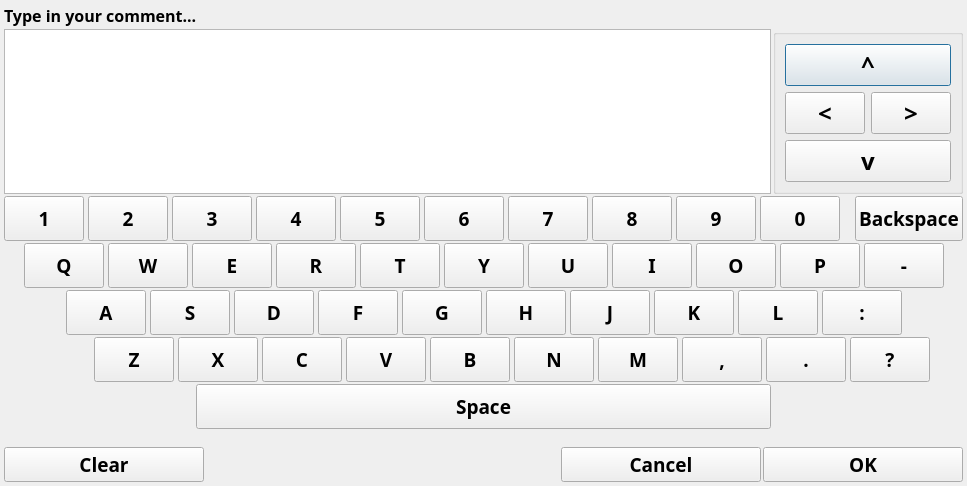
<?xml version="1.0" encoding="UTF-8"?>
<ui version="4.0">
 <class>keypad</class>
 <widget class="QDialog" name="keypad">
  <property name="geometry">
   <rect>
    <x>0</x>
    <y>0</y>
    <width>935</width>
    <height>485</height>
   </rect>
  </property>
  <property name="windowTitle">
   <string>Keyboard</string>
  </property>
  <layout class="QVBoxLayout" name="verticalLayout">
   <property name="spacing">
    <number>2</number>
   </property>
   <property name="leftMargin">
    <number>4</number>
   </property>
   <property name="topMargin">
    <number>4</number>
   </property>
   <property name="rightMargin">
    <number>4</number>
   </property>
   <property name="bottomMargin">
    <number>4</number>
   </property>
   <item>
    <widget class="QLabel" name="infoLabel">
     <property name="font">
      <font>
       <family>Arial Black</family>
       <pointsize>12</pointsize>
       <weight>75</weight>
       <bold>true</bold>
      </font>
     </property>
     <property name="text">
      <string>Type in your comment...</string>
     </property>
    </widget>
   </item>
   <item>
    <layout class="QHBoxLayout" name="horizontalLayout_2">
     <item>
      <widget class="QTextEdit" name="dispEdit">
       <property name="font">
        <font>
         <family>Arial Black</family>
         <pointsize>12</pointsize>
         <weight>75</weight>
         <bold>true</bold>
        </font>
       </property>
      </widget>
     </item>
     <item>
      <widget class="QGroupBox" name="groupBox_2">
       <property name="title">
        <string/>
       </property>
       <layout class="QGridLayout" name="gridLayout">
        <item row="0" column="0" colspan="2">
         <widget class="QPushButton" name="upBtn">
          <property name="font">
           <font>
            <family>Arial Black</family>
            <pointsize>18</pointsize>
            <weight>75</weight>
            <bold>true</bold>
           </font>
          </property>
          <property name="text">
           <string>^</string>
          </property>
         </widget>
        </item>
        <item row="1" column="0">
         <widget class="QPushButton" name="leftBtn">
          <property name="font">
           <font>
            <family>Arial Black</family>
            <pointsize>18</pointsize>
            <weight>75</weight>
            <bold>true</bold>
           </font>
          </property>
          <property name="text">
           <string>&lt;</string>
          </property>
         </widget>
        </item>
        <item row="1" column="1">
         <widget class="QPushButton" name="rightBtn">
          <property name="font">
           <font>
            <family>Arial Black</family>
            <pointsize>18</pointsize>
            <weight>75</weight>
            <bold>true</bold>
           </font>
          </property>
          <property name="text">
           <string>&gt;</string>
          </property>
         </widget>
        </item>
        <item row="2" column="0" colspan="2">
         <widget class="QPushButton" name="downBtn">
          <property name="font">
           <font>
            <family>Arial Black</family>
            <pointsize>18</pointsize>
            <weight>75</weight>
            <bold>true</bold>
           </font>
          </property>
          <property name="text">
           <string>v</string>
          </property>
         </widget>
        </item>
       </layout>
      </widget>
     </item>
    </layout>
   </item>
   <item>
    <layout class="QHBoxLayout" name="horizontalLayout_3" stretch="8,8,8,8,8,8,8,8,8,8,4,16">
     <property name="spacing">
      <number>4</number>
     </property>
     <item>
      <widget class="QPushButton" name="_1_Btn">
       <property name="minimumSize">
        <size>
         <width>0</width>
         <height>45</height>
        </size>
       </property>
       <property name="font">
        <font>
         <family>Arial Black</family>
         <pointsize>14</pointsize>
         <weight>75</weight>
         <bold>true</bold>
        </font>
       </property>
       <property name="text">
        <string>1</string>
       </property>
      </widget>
     </item>
     <item>
      <widget class="QPushButton" name="_2_Btn">
       <property name="minimumSize">
        <size>
         <width>0</width>
         <height>45</height>
        </size>
       </property>
       <property name="font">
        <font>
         <family>Arial Black</family>
         <pointsize>14</pointsize>
         <weight>75</weight>
         <bold>true</bold>
        </font>
       </property>
       <property name="text">
        <string>2</string>
       </property>
      </widget>
     </item>
     <item>
      <widget class="QPushButton" name="_3_Btn">
       <property name="minimumSize">
        <size>
         <width>0</width>
         <height>45</height>
        </size>
       </property>
       <property name="font">
        <font>
         <family>Arial Black</family>
         <pointsize>14</pointsize>
         <weight>75</weight>
         <bold>true</bold>
        </font>
       </property>
       <property name="text">
        <string>3</string>
       </property>
      </widget>
     </item>
     <item>
      <widget class="QPushButton" name="_4_Btn">
       <property name="minimumSize">
        <size>
         <width>0</width>
         <height>45</height>
        </size>
       </property>
       <property name="font">
        <font>
         <family>Arial Black</family>
         <pointsize>14</pointsize>
         <weight>75</weight>
         <bold>true</bold>
        </font>
       </property>
       <property name="text">
        <string>4</string>
       </property>
      </widget>
     </item>
     <item>
      <widget class="QPushButton" name="_5_Btn">
       <property name="minimumSize">
        <size>
         <width>0</width>
         <height>45</height>
        </size>
       </property>
       <property name="font">
        <font>
         <family>Arial Black</family>
         <pointsize>14</pointsize>
         <weight>75</weight>
         <bold>true</bold>
        </font>
       </property>
       <property name="text">
        <string>5</string>
       </property>
      </widget>
     </item>
     <item>
      <widget class="QPushButton" name="_6_Btn">
       <property name="minimumSize">
        <size>
         <width>0</width>
         <height>45</height>
        </size>
       </property>
       <property name="font">
        <font>
         <family>Arial Black</family>
         <pointsize>14</pointsize>
         <weight>75</weight>
         <bold>true</bold>
        </font>
       </property>
       <property name="text">
        <string>6</string>
       </property>
      </widget>
     </item>
     <item>
      <widget class="QPushButton" name="_7_Btn">
       <property name="minimumSize">
        <size>
         <width>0</width>
         <height>45</height>
        </size>
       </property>
       <property name="font">
        <font>
         <family>Arial Black</family>
         <pointsize>14</pointsize>
         <weight>75</weight>
         <bold>true</bold>
        </font>
       </property>
       <property name="text">
        <string>7</string>
       </property>
      </widget>
     </item>
     <item>
      <widget class="QPushButton" name="_8_Btn">
       <property name="minimumSize">
        <size>
         <width>0</width>
         <height>45</height>
        </size>
       </property>
       <property name="font">
        <font>
         <family>Arial Black</family>
         <pointsize>14</pointsize>
         <weight>75</weight>
         <bold>true</bold>
        </font>
       </property>
       <property name="text">
        <string>8</string>
       </property>
      </widget>
     </item>
     <item>
      <widget class="QPushButton" name="_9_Btn">
       <property name="minimumSize">
        <size>
         <width>0</width>
         <height>45</height>
        </size>
       </property>
       <property name="font">
        <font>
         <family>Arial Black</family>
         <pointsize>14</pointsize>
         <weight>75</weight>
         <bold>true</bold>
        </font>
       </property>
       <property name="text">
        <string>9</string>
       </property>
      </widget>
     </item>
     <item>
      <widget class="QPushButton" name="_0_Btn">
       <property name="minimumSize">
        <size>
         <width>0</width>
         <height>45</height>
        </size>
       </property>
       <property name="font">
        <font>
         <family>Arial Black</family>
         <pointsize>14</pointsize>
         <weight>75</weight>
         <bold>true</bold>
        </font>
       </property>
       <property name="text">
        <string>0</string>
       </property>
      </widget>
     </item>
     <item>
      <widget class="QLabel" name="label_2">
       <property name="text">
        <string/>
       </property>
      </widget>
     </item>
     <item>
      <widget class="QPushButton" name="backBtn">
       <property name="minimumSize">
        <size>
         <width>0</width>
         <height>45</height>
        </size>
       </property>
       <property name="font">
        <font>
         <family>Arial Black</family>
         <pointsize>14</pointsize>
         <weight>75</weight>
         <bold>true</bold>
        </font>
       </property>
       <property name="text">
        <string>Backspace</string>
       </property>
      </widget>
     </item>
    </layout>
   </item>
   <item>
    <layout class="QHBoxLayout" name="horizontalLayout_4" stretch="4,8,8,8,8,8,8,8,8,8,8,8,4">
     <property name="spacing">
      <number>4</number>
     </property>
     <item>
      <widget class="QLabel" name="label">
       <property name="font">
        <font>
         <family>Arial Black</family>
         <pointsize>14</pointsize>
         <weight>75</weight>
         <bold>true</bold>
        </font>
       </property>
       <property name="text">
        <string/>
       </property>
      </widget>
     </item>
     <item>
      <widget class="QPushButton" name="Q_Btn">
       <property name="minimumSize">
        <size>
         <width>0</width>
         <height>45</height>
        </size>
       </property>
       <property name="font">
        <font>
         <family>Arial Black</family>
         <pointsize>14</pointsize>
         <weight>75</weight>
         <bold>true</bold>
        </font>
       </property>
       <property name="text">
        <string>Q</string>
       </property>
      </widget>
     </item>
     <item>
      <widget class="QPushButton" name="W_Btn">
       <property name="minimumSize">
        <size>
         <width>0</width>
         <height>45</height>
        </size>
       </property>
       <property name="font">
        <font>
         <family>Arial Black</family>
         <pointsize>14</pointsize>
         <weight>75</weight>
         <bold>true</bold>
        </font>
       </property>
       <property name="text">
        <string>W</string>
       </property>
      </widget>
     </item>
     <item>
      <widget class="QPushButton" name="E_Btn">
       <property name="minimumSize">
        <size>
         <width>0</width>
         <height>45</height>
        </size>
       </property>
       <property name="font">
        <font>
         <family>Arial Black</family>
         <pointsize>14</pointsize>
         <weight>75</weight>
         <bold>true</bold>
        </font>
       </property>
       <property name="text">
        <string>E</string>
       </property>
      </widget>
     </item>
     <item>
      <widget class="QPushButton" name="R_Btn">
       <property name="minimumSize">
        <size>
         <width>0</width>
         <height>45</height>
        </size>
       </property>
       <property name="font">
        <font>
         <family>Arial Black</family>
         <pointsize>14</pointsize>
         <weight>75</weight>
         <bold>true</bold>
        </font>
       </property>
       <property name="text">
        <string>R</string>
       </property>
      </widget>
     </item>
     <item>
      <widget class="QPushButton" name="T_Btn">
       <property name="minimumSize">
        <size>
         <width>0</width>
         <height>45</height>
        </size>
       </property>
       <property name="font">
        <font>
         <family>Arial Black</family>
         <pointsize>14</pointsize>
         <weight>75</weight>
         <bold>true</bold>
        </font>
       </property>
       <property name="text">
        <string>T</string>
       </property>
      </widget>
     </item>
     <item>
      <widget class="QPushButton" name="Y_Btn">
       <property name="minimumSize">
        <size>
         <width>0</width>
         <height>45</height>
        </size>
       </property>
       <property name="font">
        <font>
         <family>Arial Black</family>
         <pointsize>14</pointsize>
         <weight>75</weight>
         <bold>true</bold>
        </font>
       </property>
       <property name="text">
        <string>Y</string>
       </property>
      </widget>
     </item>
     <item>
      <widget class="QPushButton" name="U_Btn">
       <property name="minimumSize">
        <size>
         <width>0</width>
         <height>45</height>
        </size>
       </property>
       <property name="font">
        <font>
         <family>Arial Black</family>
         <pointsize>14</pointsize>
         <weight>75</weight>
         <bold>true</bold>
        </font>
       </property>
       <property name="text">
        <string>U</string>
       </property>
      </widget>
     </item>
     <item>
      <widget class="QPushButton" name="I_Btn">
       <property name="minimumSize">
        <size>
         <width>0</width>
         <height>45</height>
        </size>
       </property>
       <property name="font">
        <font>
         <family>Arial Black</family>
         <pointsize>14</pointsize>
         <weight>75</weight>
         <bold>true</bold>
        </font>
       </property>
       <property name="text">
        <string>I</string>
       </property>
      </widget>
     </item>
     <item>
      <widget class="QPushButton" name="P_Btn">
       <property name="minimumSize">
        <size>
         <width>0</width>
         <height>45</height>
        </size>
       </property>
       <property name="font">
        <font>
         <family>Arial Black</family>
         <pointsize>14</pointsize>
         <weight>75</weight>
         <bold>true</bold>
        </font>
       </property>
       <property name="text">
        <string>O</string>
       </property>
      </widget>
     </item>
     <item>
      <widget class="QPushButton" name="O_Btn">
       <property name="minimumSize">
        <size>
         <width>0</width>
         <height>45</height>
        </size>
       </property>
       <property name="font">
        <font>
         <family>Arial Black</family>
         <pointsize>14</pointsize>
         <weight>75</weight>
         <bold>true</bold>
        </font>
       </property>
       <property name="text">
        <string>P</string>
       </property>
      </widget>
     </item>
     <item>
      <widget class="QPushButton" name="dash_Btn">
       <property name="minimumSize">
        <size>
         <width>0</width>
         <height>45</height>
        </size>
       </property>
       <property name="font">
        <font>
         <family>Arial Black</family>
         <pointsize>14</pointsize>
         <weight>75</weight>
         <bold>true</bold>
        </font>
       </property>
       <property name="text">
        <string>-</string>
       </property>
      </widget>
     </item>
     <item>
      <widget class="QLabel" name="label_3">
       <property name="text">
        <string/>
       </property>
      </widget>
     </item>
    </layout>
   </item>
   <item>
    <layout class="QHBoxLayout" name="horizontalLayout_5" stretch="8,8,8,8,8,8,8,8,8,8,8,8">
     <property name="spacing">
      <number>4</number>
     </property>
     <item>
      <widget class="QLabel" name="label_7">
       <property name="text">
        <string/>
       </property>
      </widget>
     </item>
     <item>
      <widget class="QPushButton" name="A_Btn">
       <property name="minimumSize">
        <size>
         <width>0</width>
         <height>45</height>
        </size>
       </property>
       <property name="font">
        <font>
         <family>Arial Black</family>
         <pointsize>14</pointsize>
         <weight>75</weight>
         <bold>true</bold>
        </font>
       </property>
       <property name="text">
        <string>A</string>
       </property>
      </widget>
     </item>
     <item>
      <widget class="QPushButton" name="S_Btn">
       <property name="minimumSize">
        <size>
         <width>0</width>
         <height>45</height>
        </size>
       </property>
       <property name="font">
        <font>
         <family>Arial Black</family>
         <pointsize>14</pointsize>
         <weight>75</weight>
         <bold>true</bold>
        </font>
       </property>
       <property name="text">
        <string>S</string>
       </property>
      </widget>
     </item>
     <item>
      <widget class="QPushButton" name="D_Btn">
       <property name="minimumSize">
        <size>
         <width>0</width>
         <height>45</height>
        </size>
       </property>
       <property name="font">
        <font>
         <family>Arial Black</family>
         <pointsize>14</pointsize>
         <weight>75</weight>
         <bold>true</bold>
        </font>
       </property>
       <property name="text">
        <string>D</string>
       </property>
      </widget>
     </item>
     <item>
      <widget class="QPushButton" name="F_Btn">
       <property name="minimumSize">
        <size>
         <width>0</width>
         <height>45</height>
        </size>
       </property>
       <property name="font">
        <font>
         <family>Arial Black</family>
         <pointsize>14</pointsize>
         <weight>75</weight>
         <bold>true</bold>
        </font>
       </property>
       <property name="text">
        <string>F</string>
       </property>
      </widget>
     </item>
     <item>
      <widget class="QPushButton" name="G_Btn">
       <property name="minimumSize">
        <size>
         <width>0</width>
         <height>45</height>
        </size>
       </property>
       <property name="font">
        <font>
         <family>Arial Black</family>
         <pointsize>14</pointsize>
         <weight>75</weight>
         <bold>true</bold>
        </font>
       </property>
       <property name="text">
        <string>G</string>
       </property>
      </widget>
     </item>
     <item>
      <widget class="QPushButton" name="H_Btn">
       <property name="minimumSize">
        <size>
         <width>0</width>
         <height>45</height>
        </size>
       </property>
       <property name="font">
        <font>
         <family>Arial Black</family>
         <pointsize>14</pointsize>
         <weight>75</weight>
         <bold>true</bold>
        </font>
       </property>
       <property name="text">
        <string>H</string>
       </property>
      </widget>
     </item>
     <item>
      <widget class="QPushButton" name="J_Btn">
       <property name="minimumSize">
        <size>
         <width>0</width>
         <height>45</height>
        </size>
       </property>
       <property name="font">
        <font>
         <family>Arial Black</family>
         <pointsize>14</pointsize>
         <weight>75</weight>
         <bold>true</bold>
        </font>
       </property>
       <property name="text">
        <string>J</string>
       </property>
      </widget>
     </item>
     <item>
      <widget class="QPushButton" name="K_Btn">
       <property name="minimumSize">
        <size>
         <width>0</width>
         <height>45</height>
        </size>
       </property>
       <property name="font">
        <font>
         <family>Arial Black</family>
         <pointsize>14</pointsize>
         <weight>75</weight>
         <bold>true</bold>
        </font>
       </property>
       <property name="text">
        <string>K</string>
       </property>
      </widget>
     </item>
     <item>
      <widget class="QPushButton" name="L_Btn">
       <property name="minimumSize">
        <size>
         <width>0</width>
         <height>45</height>
        </size>
       </property>
       <property name="font">
        <font>
         <family>Arial Black</family>
         <pointsize>14</pointsize>
         <weight>75</weight>
         <bold>true</bold>
        </font>
       </property>
       <property name="text">
        <string>L</string>
       </property>
      </widget>
     </item>
     <item>
      <widget class="QPushButton" name="colon_Btn">
       <property name="minimumSize">
        <size>
         <width>0</width>
         <height>45</height>
        </size>
       </property>
       <property name="font">
        <font>
         <family>Arial Black</family>
         <pointsize>14</pointsize>
         <weight>75</weight>
         <bold>true</bold>
        </font>
       </property>
       <property name="text">
        <string>:</string>
       </property>
      </widget>
     </item>
     <item>
      <widget class="QLabel" name="label_4">
       <property name="text">
        <string/>
       </property>
      </widget>
     </item>
    </layout>
   </item>
   <item>
    <layout class="QHBoxLayout" name="horizontalLayout_6" stretch="12,8,8,8,8,8,8,8,8,8,8,4">
     <property name="spacing">
      <number>4</number>
     </property>
     <item>
      <widget class="QLabel" name="label_5">
       <property name="text">
        <string/>
       </property>
      </widget>
     </item>
     <item>
      <widget class="QPushButton" name="Z_Btn">
       <property name="minimumSize">
        <size>
         <width>0</width>
         <height>45</height>
        </size>
       </property>
       <property name="font">
        <font>
         <family>Arial Black</family>
         <pointsize>14</pointsize>
         <weight>75</weight>
         <bold>true</bold>
        </font>
       </property>
       <property name="text">
        <string>Z</string>
       </property>
      </widget>
     </item>
     <item>
      <widget class="QPushButton" name="X_Btn">
       <property name="minimumSize">
        <size>
         <width>0</width>
         <height>45</height>
        </size>
       </property>
       <property name="font">
        <font>
         <family>Arial Black</family>
         <pointsize>14</pointsize>
         <weight>75</weight>
         <bold>true</bold>
        </font>
       </property>
       <property name="text">
        <string>X</string>
       </property>
      </widget>
     </item>
     <item>
      <widget class="QPushButton" name="C_Btn">
       <property name="minimumSize">
        <size>
         <width>0</width>
         <height>45</height>
        </size>
       </property>
       <property name="font">
        <font>
         <family>Arial Black</family>
         <pointsize>14</pointsize>
         <weight>75</weight>
         <bold>true</bold>
        </font>
       </property>
       <property name="text">
        <string>C</string>
       </property>
      </widget>
     </item>
     <item>
      <widget class="QPushButton" name="V_Btn">
       <property name="minimumSize">
        <size>
         <width>0</width>
         <height>45</height>
        </size>
       </property>
       <property name="font">
        <font>
         <family>Arial Black</family>
         <pointsize>14</pointsize>
         <weight>75</weight>
         <bold>true</bold>
        </font>
       </property>
       <property name="text">
        <string>V</string>
       </property>
      </widget>
     </item>
     <item>
      <widget class="QPushButton" name="B_Btn">
       <property name="minimumSize">
        <size>
         <width>0</width>
         <height>45</height>
        </size>
       </property>
       <property name="font">
        <font>
         <family>Arial Black</family>
         <pointsize>14</pointsize>
         <weight>75</weight>
         <bold>true</bold>
        </font>
       </property>
       <property name="text">
        <string>B</string>
       </property>
      </widget>
     </item>
     <item>
      <widget class="QPushButton" name="N_Btn">
       <property name="minimumSize">
        <size>
         <width>0</width>
         <height>45</height>
        </size>
       </property>
       <property name="font">
        <font>
         <family>Arial Black</family>
         <pointsize>14</pointsize>
         <weight>75</weight>
         <bold>true</bold>
        </font>
       </property>
       <property name="text">
        <string>N</string>
       </property>
      </widget>
     </item>
     <item>
      <widget class="QPushButton" name="M_Btn">
       <property name="minimumSize">
        <size>
         <width>0</width>
         <height>45</height>
        </size>
       </property>
       <property name="font">
        <font>
         <family>Arial Black</family>
         <pointsize>14</pointsize>
         <weight>75</weight>
         <bold>true</bold>
        </font>
       </property>
       <property name="text">
        <string>M</string>
       </property>
      </widget>
     </item>
     <item>
      <widget class="QPushButton" name="comma_Btn">
       <property name="minimumSize">
        <size>
         <width>0</width>
         <height>45</height>
        </size>
       </property>
       <property name="font">
        <font>
         <family>Arial Black</family>
         <pointsize>14</pointsize>
         <weight>75</weight>
         <bold>true</bold>
        </font>
       </property>
       <property name="text">
        <string>,</string>
       </property>
      </widget>
     </item>
     <item>
      <widget class="QPushButton" name="dot_Btn">
       <property name="minimumSize">
        <size>
         <width>0</width>
         <height>45</height>
        </size>
       </property>
       <property name="font">
        <font>
         <family>Arial Black</family>
         <pointsize>14</pointsize>
         <weight>75</weight>
         <bold>true</bold>
        </font>
       </property>
       <property name="text">
        <string>.</string>
       </property>
      </widget>
     </item>
     <item>
      <widget class="QPushButton" name="quest_Btn">
       <property name="minimumSize">
        <size>
         <width>0</width>
         <height>45</height>
        </size>
       </property>
       <property name="font">
        <font>
         <family>Arial Black</family>
         <pointsize>14</pointsize>
         <weight>75</weight>
         <bold>true</bold>
        </font>
       </property>
       <property name="text">
        <string>?</string>
       </property>
      </widget>
     </item>
     <item>
      <widget class="QLabel" name="label_6">
       <property name="text">
        <string/>
       </property>
      </widget>
     </item>
    </layout>
   </item>
   <item>
    <layout class="QHBoxLayout" name="horizontalLayout_7" stretch="20,60,20">
     <property name="spacing">
      <number>4</number>
     </property>
     <item>
      <spacer name="horizontalSpacer">
       <property name="orientation">
        <enum>Qt::Horizontal</enum>
       </property>
       <property name="sizeHint" stdset="0">
        <size>
         <width>40</width>
         <height>20</height>
        </size>
       </property>
      </spacer>
     </item>
     <item>
      <widget class="QPushButton" name="spaceBtn">
       <property name="minimumSize">
        <size>
         <width>0</width>
         <height>45</height>
        </size>
       </property>
       <property name="font">
        <font>
         <family>Arial Black</family>
         <pointsize>14</pointsize>
         <weight>75</weight>
         <bold>true</bold>
        </font>
       </property>
       <property name="text">
        <string>Space</string>
       </property>
      </widget>
     </item>
     <item>
      <spacer name="horizontalSpacer_2">
       <property name="orientation">
        <enum>Qt::Horizontal</enum>
       </property>
       <property name="sizeHint" stdset="0">
        <size>
         <width>40</width>
         <height>20</height>
        </size>
       </property>
      </spacer>
     </item>
    </layout>
   </item>
   <item>
    <widget class="QLabel" name="label_8">
     <property name="text">
      <string/>
     </property>
    </widget>
   </item>
   <item>
    <layout class="QHBoxLayout" name="horizontalLayout">
     <item>
      <widget class="QPushButton" name="clearBtn">
       <property name="minimumSize">
        <size>
         <width>200</width>
         <height>0</height>
        </size>
       </property>
       <property name="font">
        <font>
         <family>Arial Black</family>
         <pointsize>14</pointsize>
         <weight>75</weight>
         <bold>true</bold>
        </font>
       </property>
       <property name="text">
        <string>Clear</string>
       </property>
      </widget>
     </item>
     <item>
      <spacer name="horizontalSpacer_3">
       <property name="orientation">
        <enum>Qt::Horizontal</enum>
       </property>
       <property name="sizeHint" stdset="0">
        <size>
         <width>40</width>
         <height>20</height>
        </size>
       </property>
      </spacer>
     </item>
     <item>
      <widget class="QPushButton" name="cancelBtn">
       <property name="minimumSize">
        <size>
         <width>200</width>
         <height>0</height>
        </size>
       </property>
       <property name="font">
        <font>
         <family>Arial Black</family>
         <pointsize>14</pointsize>
         <weight>75</weight>
         <bold>true</bold>
        </font>
       </property>
       <property name="text">
        <string>Cancel</string>
       </property>
      </widget>
     </item>
     <item>
      <widget class="QPushButton" name="okBtn">
       <property name="minimumSize">
        <size>
         <width>200</width>
         <height>0</height>
        </size>
       </property>
       <property name="font">
        <font>
         <family>Arial Black</family>
         <pointsize>14</pointsize>
         <weight>75</weight>
         <bold>true</bold>
        </font>
       </property>
       <property name="text">
        <string>OK</string>
       </property>
      </widget>
     </item>
    </layout>
   </item>
  </layout>
 </widget>
 <resources/>
 <connections/>
</ui>
